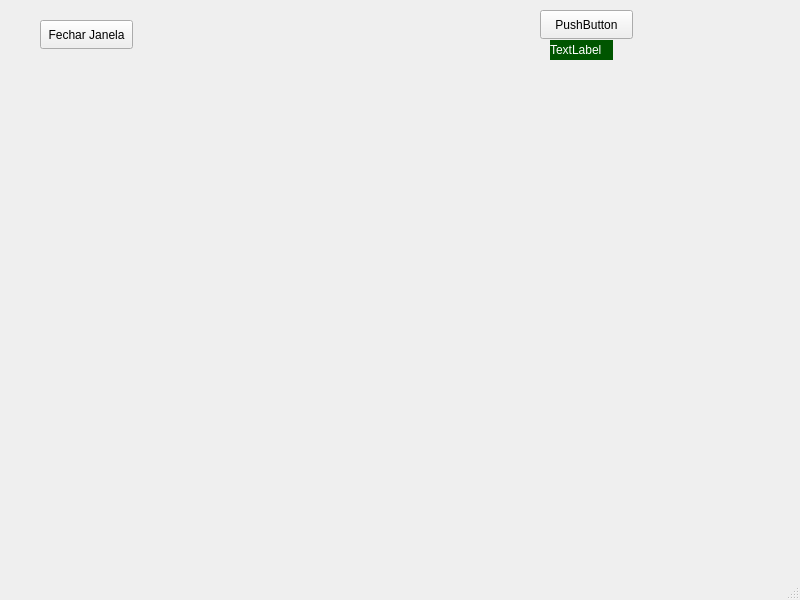
<?xml version="1.0" encoding="UTF-8"?>
<ui version="4.0">
 <class>MainWindow</class>
 <widget class="QMainWindow" name="MainWindow">
  <property name="geometry">
   <rect>
    <x>0</x>
    <y>0</y>
    <width>800</width>
    <height>600</height>
   </rect>
  </property>
  <property name="windowTitle">
   <string>MainWindow</string>
  </property>
  <widget class="QWidget" name="centralwidget">
   <widget class="QPushButton" name="pushButton">
    <property name="geometry">
     <rect>
      <x>40</x>
      <y>20</y>
      <width>93</width>
      <height>29</height>
     </rect>
    </property>
    <property name="text">
     <string>Fechar Janela</string>
    </property>
   </widget>
   <widget class="QPushButton" name="pushButton_2">
    <property name="geometry">
     <rect>
      <x>540</x>
      <y>10</y>
      <width>93</width>
      <height>29</height>
     </rect>
    </property>
    <property name="text">
     <string>PushButton</string>
    </property>
   </widget>
   <widget class="QLabel" name="label">
    <property name="geometry">
     <rect>
      <x>550</x>
      <y>40</y>
      <width>63</width>
      <height>20</height>
     </rect>
    </property>
    <property name="styleSheet">
     <string notr="true">background-color:#050;
color: #fff;</string>
    </property>
    <property name="text">
     <string>TextLabel</string>
    </property>
   </widget>
  </widget>
  <widget class="QMenuBar" name="menubar">
   <property name="geometry">
    <rect>
     <x>0</x>
     <y>0</y>
     <width>800</width>
     <height>26</height>
    </rect>
   </property>
  </widget>
  <widget class="QStatusBar" name="statusbar"/>
 </widget>
 <resources/>
 <connections/>
</ui>
